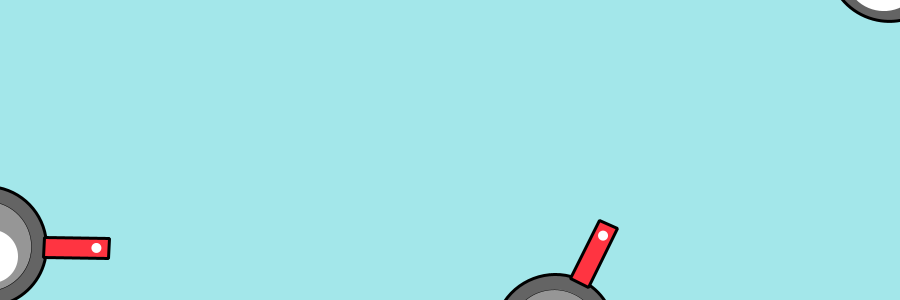
Frame 1 (no input)
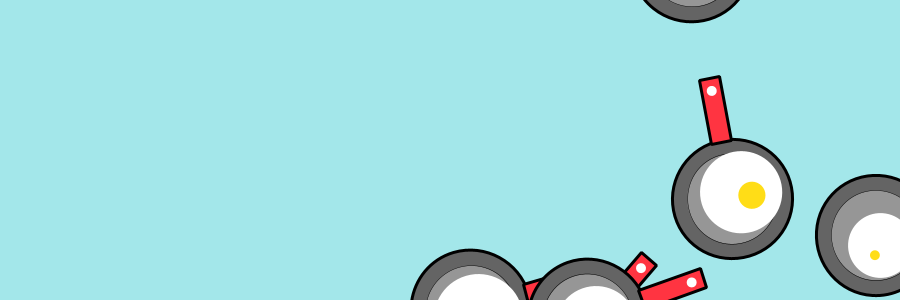
Frame 2 (the mouse pressed at the canvas centre, redrawn once)

The Processing sketch that drew these frames (run headless with seeded random() and noise(); the mouse was pressed at the canvas centre and the sketch redrawn once):

// Processing sketch: processing_64820
// ── processing_64820.pde



void setup() {
  size(900, 300);
  smooth();
  noStroke();
  noLoop();
}

void draw() {
  background(163,231,234);

  for ( int i= 40; i<width*2; i+=100) {

    color rc = color(random(255), random(255), random(1));
    color rsc = color(random(255), random(255), random(1));
    float sw = random(1, 1);
    float rs = random(0.5, 0.3);

    float yolkSize = random(50); //20
    float eggWhite = random(100); //50


      fryingPan(i, 0, eggWhite, sw, rs, yolkSize, rc, rsc);
  }
}
void fryingPan(float xpos, float ypos, float angle, float scaler, float eggWhite, float yolkSize, color c, color sc) { 
  pushMatrix();

  translate(xpos, ypos);

  rotate(angle);
  scale(scaler);



  //frying pan
  stroke(0);
  fill(100);
  strokeWeight(3);
  ellipse(250, 250, 120, 120);
  fill(150);
  strokeWeight(.5);
  ellipse(250, 250, 90, 90);

  //egg white
  noStroke();
  //  fill(255);
  fill(255);
  ellipse(260, 245, yolkSize+50, yolkSize+50);

  //egg yolk
  noStroke();
  fill(255, 221, 23);
  ellipse(270, 250, yolkSize-5, yolkSize-5);

  //frying pan handle
  rectMode(CENTER);
  strokeJoin(BEVEL);
  stroke(0);
  strokeWeight(3);
  fill(255, 52, 65);
  rect(250, 160, 20, 65);

  //frying pan handle hole
  noStroke();
  fill(255);
  ellipse(250, 140, 10, 10);
  popMatrix();
}

void mousePressed() {
  redraw();
}
